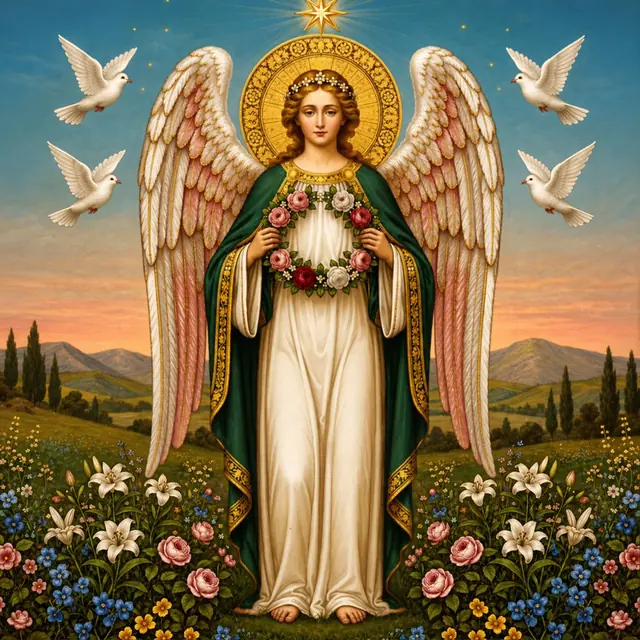
#> input picture assets/img/angels/anael-640.webp, 640 x 640 px
$ python -i build_tarot.py   (imports and definitions only)
#> lines starting #> are read from the running program, lines starting #| are printed output that depends on the picture
#!/usr/bin/env python3
"""The Angelic Tarot: the 22 Major Arcana as a print-at-home deck and an illustrated guidebook.
Usage: python3 tools/products/build_tarot.py <folder of paintings 00.jpg … 21.jpg> <out_dir>
Writes:
  Angelic-Tarot-print.pdf      US Letter, 6 tarot-size cards (2.75 x 4.75 in) per page with cut marks, and a page of backs
  Angelic-Tarot-Guidebook.pdf  6 x 9 in guidebook: the pairings, a page for every card, spreads and sources
  cards/NN-slug.png            each card face at 300 dpi, plus the back
The card back is the same either way up, so reversed cards can be read."""
import math
import os
import sys
import tempfile

from PIL import Image, ImageDraw, ImageFilter
from reportlab.lib import colors
from reportlab.lib.enums import TA_CENTER
from reportlab.lib.pagesizes import letter
from reportlab.lib.styles import ParagraphStyle
from reportlab.lib.units import inch
from reportlab.pdfbase import pdfmetrics
from reportlab.pdfbase.ttfonts import TTFont
from reportlab.pdfgen import canvas
from reportlab.platypus import (BaseDocTemplate, Flowable, Frame, Image as RLImage, KeepTogether, PageBreak, PageTemplate, Paragraph,
                                Spacer, Table, TableStyle)
from reportlab.platypus.doctemplate import NextPageTemplate

HERE = os.path.dirname(os.path.abspath(__file__))
ROOT = os.path.dirname(os.path.dirname(HERE))
sys.path.insert(0, HERE)
sys.path.insert(0, os.path.join(ROOT, 'tools'))
from build_cards import (GLYPH, GOLD, GOLD_D, H, INK, NAVY, W, background, centered, font, frame, sheet,  # noqa: E402
                         symbol_font, wrap)
from tarot_data import MAJORS  # noqa: E402

FONT = os.path.join(HERE, 'fonts')
ROMAN = ['0', 'I', 'II', 'III', 'IV', 'V', 'VI', 'VII', 'VIII', 'IX', 'X', 'XI', 'XII', 'XIII', 'XIV', 'XV', 'XVI', 'XVII', 'XVIII',
         'XIX', 'XX', 'XXI']
SIGN = {'Aries': '♈', 'Taurus': '♉', 'Gemini': '♊', 'Cancer': '♋', 'Leo': '♌', 'Virgo': '♍', 'Libra': '♎', 'Scorpio': '♏',
        'Sagittarius': '♐', 'Capricorn': '♑', 'Aquarius': '♒', 'Pisces': '♓'}
SIGN_DATES = {'Aries': '21 March – 19 April', 'Taurus': '20 April – 20 May', 'Gemini': '21 May – 20 June', 'Cancer': '21 June – 22 July',
              'Leo': '23 July – 22 August', 'Virgo': '23 August – 22 September', 'Libra': '23 September – 22 October',
              'Scorpio': '23 October – 21 November', 'Sagittarius': '22 November – 21 December', 'Capricorn': '22 December – 19 January',
              'Aquarius': '20 January – 18 February', 'Pisces': '19 February – 20 March'}
PLANET_DAY = {'Sun': 'Sunday', 'Moon': 'Monday', 'Mars': 'Tuesday', 'Mercury': 'Wednesday', 'Jupiter': 'Thursday', 'Venus': 'Friday',
              'Saturn': 'Saturday'}
ELEMENTS = ('Air', 'Water', 'Fire')
QUESTION = [
    'Where is life inviting you to begin before you feel ready?',
    'What do you already hold in your hands that you have not yet used?',
    'What does your quiet inner voice already know?',
    'What in your life is asking to be tended so that it can grow?',
    'Where would a little more order make you freer?',
    'Which teaching is still feeding you, and which has gone dry?',
    'What would you choose if your heart and your values chose together?',
    'Where are two forces in you pulling different ways, and how could they pull together?',
    'Where could gentleness do what force cannot?',
    'What would you hear if you stepped away from the noise for an hour?',
    'What is turning in your life, and how can you move with it rather than against it?',
    'Where is honesty asking to be restored?',
    'What would you see if you let yourself look at this from the other side?',
    'What is ready to end, so that something new can begin?',
    'Where do you need to blend, to slow down, or to find the middle way?',
    'What chain around you is looser than it looks?',
    'What false structure would you be relieved to see fall?',
    'What gives you hope, and how could you pour some of it out for someone else?',
    'What fear might be a shadow rather than a fact?',
    'What simple joy can you let yourself have today?',
    'What is calling you to rise and answer?',
    'What has come full circle, and how will you mark it?',
]


def planet(attr):
    return attr.replace('the ', '')


def slug(name):
    return name.lower().replace('the ', '').replace(' ', '-')


# [148 lines left out: functions square, draw_glyph, fit, face, back, guide_page, not called in this run]


# ---------------------------------------------------------------- guidebook

# [1 line that did not run here, left out]
# [1 line that did not run here, left out]
# [10 lines that did not run here, left out]


# [8 lines left out: function on_page, not called in this run]


# [28 lines that did not run here, left out]


def build_guide(paint_jpgs, cover_png, out):
    path = os.path.join(out, 'Angelic-Tarot-Guidebook.pdf')
    doc = BaseDocTemplate(path, pagesize=PAGE, leftMargin=0.7 * inch, rightMargin=0.7 * inch, topMargin=0.65 * inch, bottomMargin=0.75 * inch,
                          title='The Angelic Tarot: Guidebook', author='Discovery Science')

    def on_cover(c, d):
        c.saveState()
        c.setFillColor(BNAVY)
        c.rect(0, 0, PAGE[0], PAGE[1], fill=1, stroke=0)
        c.drawImage(cover_png, 1.6 * inch, 2.45 * inch, 2.8 * inch, 2.8 * inch * H / W)
        c.setFillColor(colors.HexColor('#e9cf8c'))
        c.setFont('Cinzel', 9)
        c.drawCentredString(PAGE[0] / 2, 8.35 * inch, 'DISCOVERY SCIENCE')
        c.setFont('Cinzel', 24)
        c.drawCentredString(PAGE[0] / 2, 1.75 * inch, 'THE ANGELIC TAROT')
        c.setFont('CormorantI', 14)
        c.drawCentredString(PAGE[0] / 2, 1.4 * inch, 'A guidebook to the twenty-two Major Arcana and their angels')
        c.restoreState()

    fr = Frame(doc.leftMargin, doc.bottomMargin, doc.width, doc.height, id='f')
    doc.addPageTemplates([PageTemplate('cover', [fr], onPage=on_cover), PageTemplate('page', [fr], onPage=on_page)])
    st = [NextPageTemplate('page'), PageBreak()]

    # introduction
    st += [Paragraph('INTRODUCTION', S['eyebrow']), Paragraph('Twenty-Two Doors', S['title']),
           Paragraph('The trumps of the tarot, each given to an angel.', S['lede'])]
    for p in [
        'The twenty-two trumps, or Major Arcana, are the picture cards of the tarot: the Fool, the Magician, the High Priestess and the rest, '
        'down to the World. Since the nineteenth century they have been read as a path, a sequence of doors a soul passes through, '
        'and each has been tied to a letter of the Hebrew alphabet and through it to an element, a planet or a sign of the zodiac.',
        'This deck follows those attributions as the Hermetic Order of the Golden Dawn set them down, and asks a simple question of each: '
        'which angel do the old books set over that element, planet or sign? The answers come from Henry Cornelius Agrippa’s '
        '<i>Three Books of Occult Philosophy</i> (1533), which names the angels of the seven planets, of the twelve signs and of the elements. '
        'The result is a deck in which every trump has an angel: Raphael, angel of Mercury, is the Magician; Gabriel, angel of the Moon, '
        'is the High Priestess; Michael, angel of the Sun, is the Sun.',
        'The pairing of trumps with these angels is made for this deck, built on traditional attributions; no older deck is copied, '
        'and the paintings are new devotional artwork. The deck is for reflection, prayer and conversation with yourself. '
        'Nothing in it is a prediction or a promise of any outcome.',
    ]:
        st.append(Paragraph(p, S['body']))
    st.append(Paragraph('THE THREE KINDS OF CARD', S['h2']))
    for p in [
        '<b>Three cards of the elements.</b> The Fool is Air, the Hanged Man is Water, and Judgement is Fire. (In the old scheme Earth has no trump of its own.) '
        'Agrippa names the rulers of the elements as Seraph of Fire, Cherub of Air and Tharsis of Water.',
        '<b>Seven cards of the planets.</b> The Magician is Mercury, the High Priestess the Moon, the Empress Venus, the Wheel of Fortune Jupiter, '
        'the Tower Mars, the Sun the Sun and the World Saturn. Their angels are the seven of the days of the week: Raphael, Gabriel, Anael, Sachiel, '
        'Samael, Michael and Cassiel. Each card is strongest, if you like, on its angel’s day.',
        '<b>Twelve cards of the signs.</b> From the Emperor (Aries) to the Moon (Pisces), each is given to the angel Agrippa sets over its sign: '
        'Malchidiel, Asmodel, Ambriel, Muriel, Verchiel, Hamaliel, Zuriel, Barbiel, Adnachiel, Hanael, Gambiel and Barchiel. '
        'Each is strongest in its own month of the year.',
    ]:
        st.append(Paragraph(p, S['body']))
    st.append(PageBreak())

    # table of cards
    st += [Paragraph('THE DECK AT A GLANCE', S['eyebrow']), Paragraph('The Twenty-Two', S['title']), Spacer(1, 4)]
    rows = [[Paragraph(f'<b>{h}</b>', S['cell']) for h in ('', 'Card', 'Attribution', 'Angel')]]
    for m in MAJORS:
        rows.append([Paragraph(ROMAN[m[0]], S['cell']), Paragraph(m[1], S['cell']), Paragraph(m[2][0].upper() + m[2][1:], S['cell']),
                     Paragraph(m[3], S['cell'])])
    t = Table(rows, colWidths=[0.6 * inch, 1.6 * inch, 1.2 * inch, 1.25 * inch])
    t.setStyle(TableStyle([('LINEBELOW', (0, 0), (-1, 0), 0.8, BGOLD), ('LINEBELOW', (0, 1), (-1, -1), 0.25, colors.HexColor('#d9cfb8')),
                           ('VALIGN', (0, 0), (-1, -1), 'MIDDLE'), ('TOPPADDING', (0, 0), (-1, -1), 2.2), ('BOTTOMPADDING', (0, 0), (-1, -1), 2.2)]))
    st += [t, PageBreak()]

    # one page per card
    for m, pj in zip(MAJORS, paint_jpgs):
        n, cname, attr, angel, src, up, rev, scene = m
        A = attr[0].upper() + attr[1:]
        if attr in ELEMENTS:
            when = f'The card of the element of {attr}. Draw on it whenever the work of {attr.lower()} is needed: ' + \
                   {'Air': 'new thought, breath, a fresh start.', 'Water': 'feeling, surrender, cleansing.', 'Fire': 'will, courage, purification.'}[attr]
        elif attr in SIGN:
            when = f'{angel} watches over {attr}, roughly {SIGN_DATES[attr]}, when the Sun is in that sign.'
        else:
            pl = planet(attr)
            when = f'{angel} rules {PLANET_DAY[pl]}, the day of {attr}, and the hours of {attr} on every day. ' \
                   f'Find them at discovery-science.com/planetary-hour-now.'
        page = [Paragraph(f'{ROMAN[n]} · {A.upper()}', S['eyebrow']), Paragraph(cname, S['title']),
                Paragraph(f'given to {angel}, {src}', S['lede']), RLImage(pj, width=2.85 * inch, height=2.85 * inch), Spacer(1, 2),
                Paragraph('UPRIGHT', S['h2']), Paragraph(up[0].upper() + up[1:] + '.', S['body']),
                Paragraph('REVERSED', S['h2']), Paragraph(rev[0].upper() + rev[1:] + '.', S['body']),
                Paragraph('IN THE PAINTING', S['h2']), Paragraph(scene[0].upper() + scene[1:] + '.', S['body']),
                Paragraph('THE ANGEL’S TIME', S['h2']), Paragraph(when, S['body']),
                Paragraph(QUESTION[n], S['q'])]
        st += [KeepTogether(page), PageBreak()]

    # spreads
    st += [Paragraph('READING THE CARDS', S['eyebrow']), Paragraph('Four Spreads', S['title']), Spacer(1, 4)]
    spreads = [
        ('The angel for today', [(0, 0, '1')],
         'Shuffle with a question or simply with the day in mind, and draw one card. Read its page, sit with its question, '
         'and keep its angel in mind until evening.'),
        ('Three cards', [(0, 0, '1'), (1, 0, '2'), (2, 0, '3')],
         '1, what is: the situation as it stands. 2, what helps: the counsel or the gift on offer. 3, what may come: where things lead if nothing changes.'),
        ('The cross of the elements', [(1, 0, '1'), (0, 1, '2'), (2, 1, '3'), (1, 2, '4')],
         'For a decision. 1, Fire: what you want. 2, Air: what you think. 3, Water: what you feel. 4, Earth: what you can actually do. '
         'Read the four together and see where they agree.'),
        ('The week of angels', [(k, 0, d) for k, d in enumerate(['Su', 'Mo', 'Tu', 'We', 'Th', 'Fr', 'Sa'])],
         'On Sunday, lay out seven cards, one for each day of the coming week. Each day, turn that day’s card over in the morning and read it '
         'alongside the day’s angel: Michael on Sunday, Gabriel on Monday, Samael on Tuesday, Raphael on Wednesday, Sachiel on Thursday, '
         'Anael on Friday and Cassiel on Saturday. The free weekly newsletter, The Angels of the Week, gives a card of the week and each day’s angel.'),
    ]
    for name, cells, text in spreads:
        st.append(KeepTogether([Paragraph(name.upper(), S['h2']), Spread(cells), Spacer(1, 4), Paragraph(text, S['body'])]))
    st.append(Paragraph('ON REVERSALS', S['h2']))
    st.append(Paragraph('The card backs look the same either way up, so if you shuffle by turning cards you will draw some upside down. '
                        'You may read these with the reversed meanings, or as the upright meaning blocked, delayed or turned inward; '
                        'or you may turn every card upright and ignore reversals altogether. All three are old customs.', S['body']))
    st.append(PageBreak())

    # sources
    st += [Paragraph('NOTES', S['eyebrow']), Paragraph('Sources', S['title'])]
    for p in [
        '<b>Henry Cornelius Agrippa</b>, <i>De occulta philosophia libri tres</i> (1533), book II, chapters 7, 10 and 14: the scales of the numbers four, '
        'seven and twelve, giving the rulers of the elements (Seraph, Cherub, Tharsis, Ariel), the angels of the seven planets and the angels of the twelve signs. '
        'English translation by J. F., <i>Three Books of Occult Philosophy</i> (London, 1651).',
        '<b>The Heptameron</b>, attributed to Peter of Abano (printed 1559), for the angels of the days of the week.',
        '<b>The Hermetic Order of the Golden Dawn</b>, the attributions of the trumps to the Hebrew letters and to the elements, planets and signs, '
        'as published by S. L. MacGregor Mathers and A. E. Waite and later in Israel Regardie’s <i>The Golden Dawn</i> (1937–40).',
        'The upright and reversed meanings follow common modern usage. The paintings are new devotional artwork, painted for Discovery Science '
        'with an AI image generator; no historical deck is copied.',
        'This deck and guidebook describe a tradition. They are for reflection and devotion, and make no promise of any outcome.',
    ]:
        st.append(Paragraph(p, S['body']))
    st += [Spacer(1, 10), Paragraph('Find the angel of this hour: discovery-science.com/angel-of-the-hour', S['small']),
           Paragraph('© Discovery Science. For personal use. Please do not resell or redistribute.', S['small'])]
    doc.build(st)
    return path


# ---------------------------------------------------------------- main

def main(src, out):
    for name, file in (('Cinzel', 'Cinzel-SemiBold.ttf'), ('Cormorant', 'Cormorant-Regular.ttf'), ('CormorantSB', 'Cormorant-SemiBold.ttf'),
                       ('CormorantI', 'Cormorant-Italic.ttf')):
        pdfmetrics.registerFont(TTFont(name, os.path.join(FONT, file)))
    pdfmetrics.registerFontFamily('Cormorant', normal='Cormorant', bold='CormorantSB', italic='CormorantI', boldItalic='CormorantI')
    cards_dir = os.path.join(out, 'cards')
    os.makedirs(cards_dir, exist_ok=True)
    tmp = tempfile.mkdtemp()
    faces, paints = [], []
    for m in MAJORS:
        n = m[0]
        sq = square(os.path.join(src, f'{n:02d}.jpg'))
        pj = os.path.join(tmp, f'paint-{n:02d}.jpg')
        sq.resize((1000, 1000), Image.LANCZOS).save(pj, quality=84)
        paints.append(pj)
        im = face(m, sq)
        im.save(os.path.join(cards_dir, f'{n:02d}-{slug(m[1])}.png'), dpi=(300, 300))
        j = os.path.join(tmp, f'face-{n:02d}.jpg')
        im.save(j, quality=90, dpi=(300, 300))
        faces.append(j)
    b = back()
    b.save(os.path.join(cards_dir, '99-card-back.png'), dpi=(300, 300))
    bj = os.path.join(tmp, 'back.jpg')
    b.save(bj, quality=90, dpi=(300, 300))

    pw, ph = letter
    c = canvas.Canvas(os.path.join(out, 'Angelic-Tarot-print.pdf'), pagesize=letter)
    c.setTitle('The Angelic Tarot · Discovery Science')
    guide_page(c, pw, ph)
    for i in range(0, len(faces), 6):
        sheet(c, faces[i:i + 6], pw, ph)
    sheet(c, [bj] * 6, pw, ph)
    c.save()
    build_guide(paints, faces[19], out)
    print('tarot:', len(faces), 'cards →', out)


# [2 lines not run here, left out]

>>> import cv2
>>> picture = cv2.imread('../../assets/img/angels/anael-640.webp', cv2.IMREAD_GRAYSCALE)
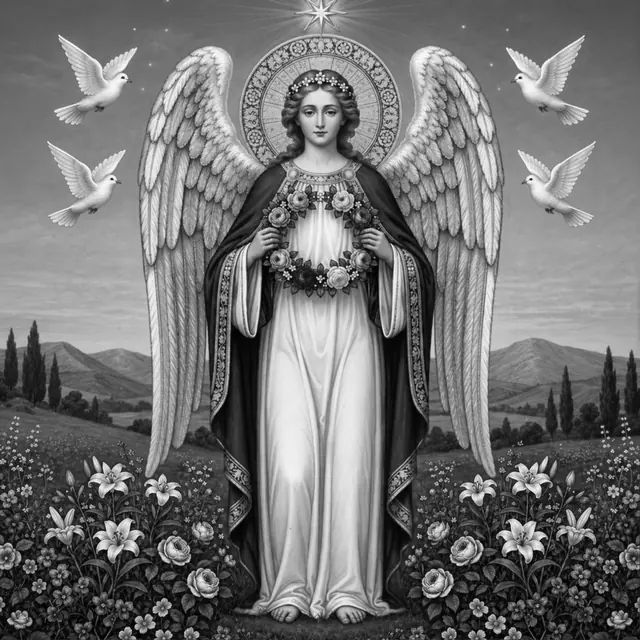
#> picture: shape (640, 640); min 0, max 254, mean 114.6
>>> result = main(picture, 'out.png')
#> (the run stopped early here; a loop or call above may not have finished)

$ run again, on assets/img/angels/gabriel-640.webp
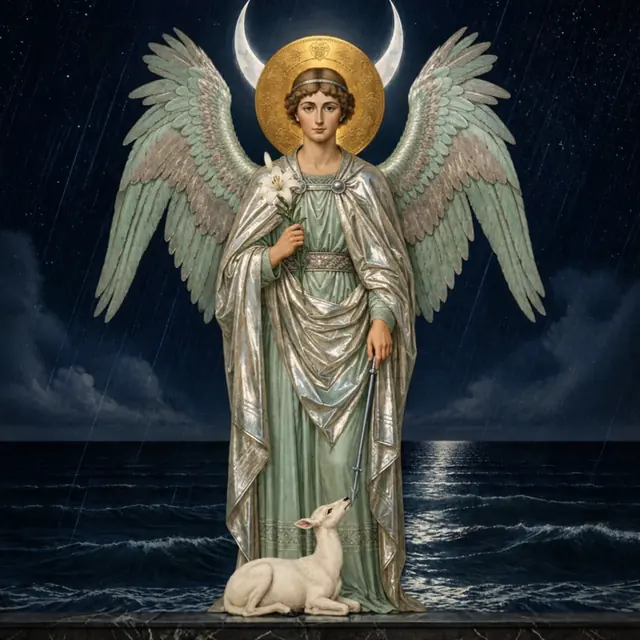
#> input picture assets/img/angels/gabriel-640.webp, 640 x 640 px
#> `picture = cv2.imread('../../assets/img/angels/anael-640.webp', cv2.IMR..`:
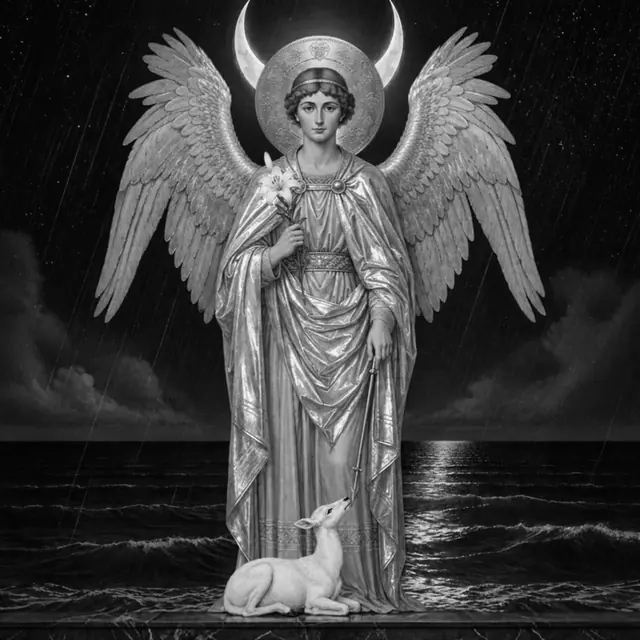
#> picture: shape (640, 640); min 0, max 254, mean 61.8

$ run again, on assets/img/angels/michael-640.webp
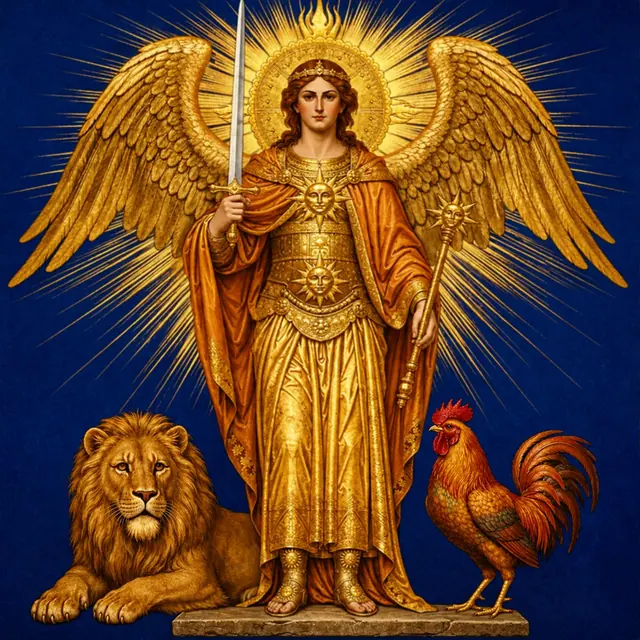
#> input picture assets/img/angels/michael-640.webp, 640 x 640 px
#> `picture = cv2.imread('../../assets/img/angels/anael-640.webp', cv2.IMR..`:
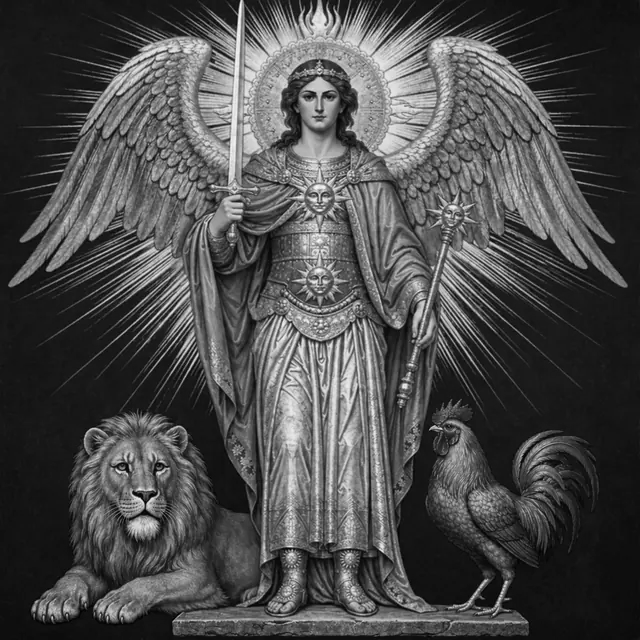
#> picture: shape (640, 640); min 0, max 253, mean 75.6
